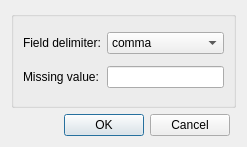
<?xml version="1.0" encoding="UTF-8"?>
<ui version="4.0">
 <class>FormatUnformattedOptionsDialog</class>
 <widget class="QDialog" name="FormatUnformattedOptionsDialog">
  <property name="geometry">
   <rect>
    <x>0</x>
    <y>0</y>
    <width>247</width>
    <height>147</height>
   </rect>
  </property>
  <property name="windowTitle">
   <string>Unformatted</string>
  </property>
  <property name="sizeGripEnabled">
   <bool>false</bool>
  </property>
  <property name="modal">
   <bool>true</bool>
  </property>
  <layout class="QGridLayout" name="gridLayout_3">
   <item row="1" column="0">
    <widget class="QDialogButtonBox" name="buttonBox">
     <property name="standardButtons">
      <set>QDialogButtonBox::Cancel|QDialogButtonBox::Ok</set>
     </property>
    </widget>
   </item>
   <item row="0" column="0" colspan="2">
    <widget class="QGroupBox" name="groupBox_2">
     <property name="title">
      <string/>
     </property>
     <layout class="QGridLayout" name="gridLayout_2">
      <item row="0" column="1">
       <widget class="QComboBox" name="comboBox">
        <item>
         <property name="text">
          <string>comma</string>
         </property>
        </item>
        <item>
         <property name="text">
          <string>semicolon</string>
         </property>
        </item>
        <item>
         <property name="text">
          <string>space</string>
         </property>
        </item>
        <item>
         <property name="text">
          <string>tab</string>
         </property>
        </item>
       </widget>
      </item>
      <item row="1" column="1">
       <widget class="QLineEdit" name="missingValue_lineEdit">
        <property name="text">
         <string/>
        </property>
       </widget>
      </item>
      <item row="1" column="0">
       <widget class="QLabel" name="label">
        <property name="text">
         <string>Missing value:</string>
        </property>
        <property name="buddy">
         <cstring>missingValue_lineEdit</cstring>
        </property>
       </widget>
      </item>
      <item row="0" column="0">
       <widget class="QLabel" name="label_2">
        <property name="text">
         <string>Field delimiter:</string>
        </property>
        <property name="buddy">
         <cstring>missingValue_lineEdit</cstring>
        </property>
       </widget>
      </item>
     </layout>
    </widget>
   </item>
  </layout>
 </widget>
 <tabstops>
  <tabstop>missingValue_lineEdit</tabstop>
 </tabstops>
 <resources/>
 <connections/>
</ui>
